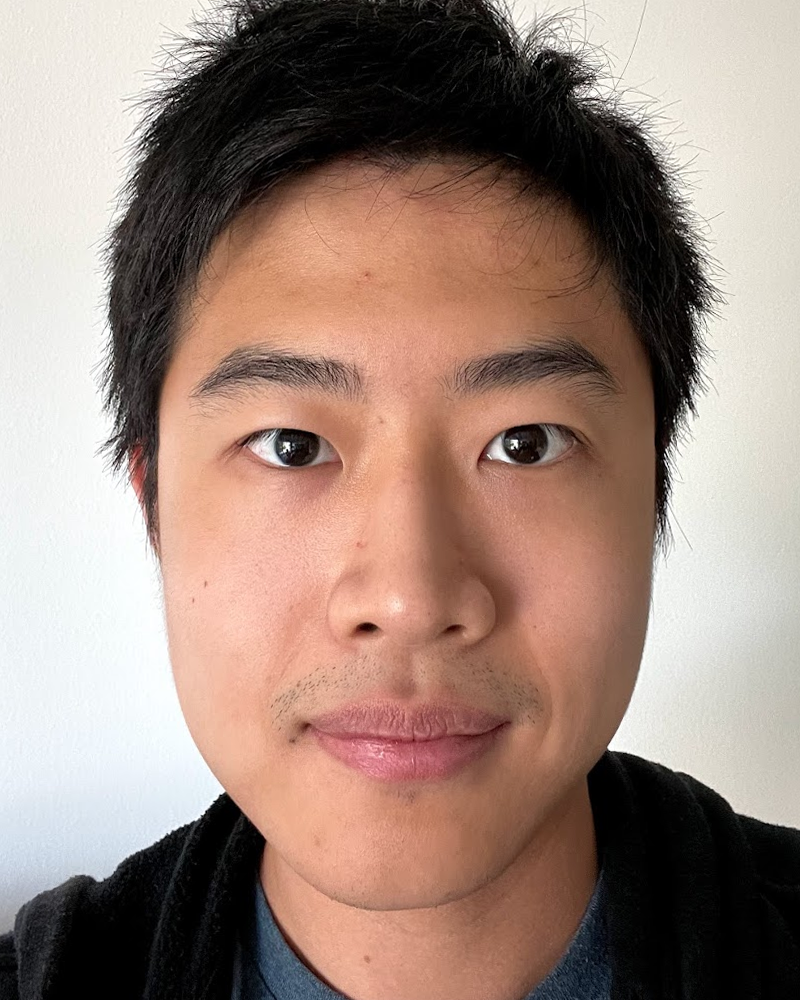
#> input picture proj3/data/me.png, 800 x 1000 px
$ jupyter execute main.ipynb   (shell and % lines are left out)
#> lines starting #> are read from the running program, lines starting #| are printed output that depends on the picture
[cell 1]
import matplotlib
matplotlib.use('TkAgg')

[cell 2]
from scipy.spatial import Delaunay

[cell 3]
from scipy.signal import convolve2d

import cv2

import numpy as np
import skimage as sk
import skimage.io as skio


from PIL import Image as im

import glob

import matplotlib.pyplot as plt

import math

[cell 4]
# [65 lines left out: functions display_grid_of_images, display_dictionary_of_images, not called in this run]

[cell 5]
me = sk.img_as_float(skio.imread('data/me.png'))
meryl = sk.img_as_float(skio.imread('data/meryl.png'))
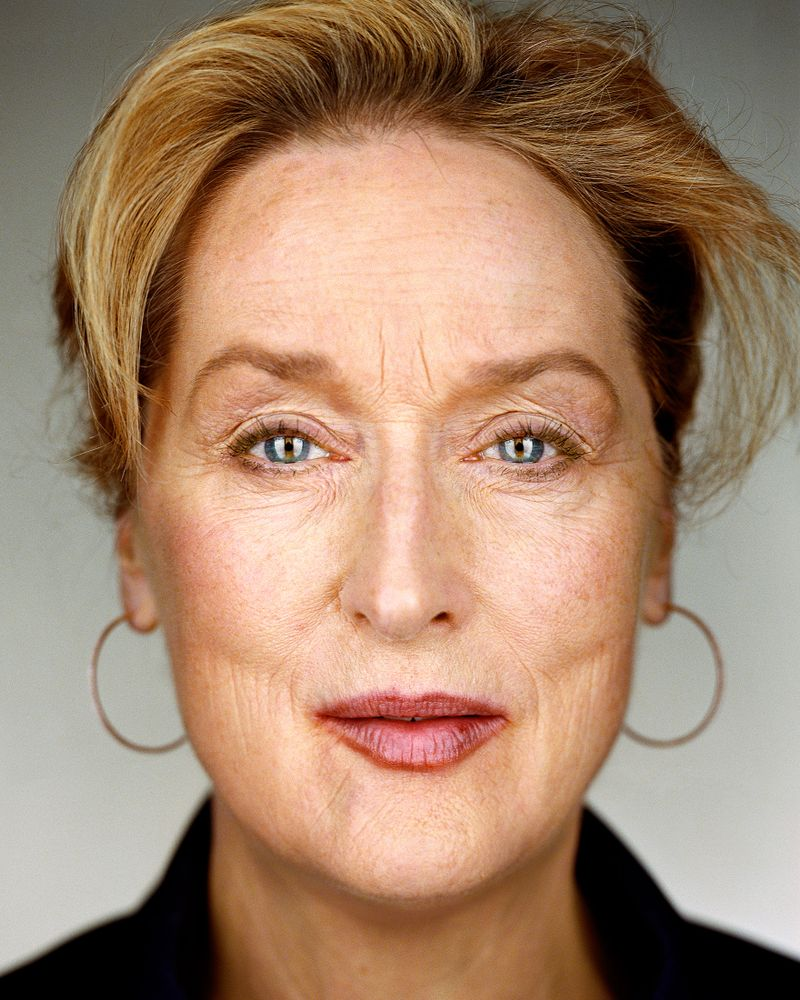
#> input picture proj3/data/meryl.png, 800 x 1000 px

[cell 6]
# %matplotlib qt
# plt.imshow(me)
# pts = np.asarray(plt.ginput(-1, timeout=60))

[cell 7]
pts_me = np.array([[153.28787879, 438.89393939],
       [196.57792208, 260.32251082],
       [323.74242424, 165.62554113],
       [467.14069264, 152.0974026 ],
       [602.42207792, 271.14502165],
       [651.12337662, 452.42207792],
       [131.64285714, 484.88961039],
       [653.82900433, 501.12337662],
       [161.4047619 , 563.35281385],
       [648.41774892, 571.46969697],
       [196.57792208, 382.07575758],
       [266.92424242, 357.72510823],
       [350.7987013 , 382.07575758],
       [459.02380952, 379.37012987],
       [548.30952381, 349.60822511],
       [607.83333333, 376.66450216],
       [234.45670996, 441.5995671 ],
       [299.39177489, 425.36580087],
       [334.56493506, 455.12770563],
       [469.84632035, 447.01082251],
       [526.66450216, 422.66017316],
       [580.77705628, 441.5995671 ],
       [293.98051948, 449.71645022],
       [521.25324675, 441.5995671 ],
       [277.74675325, 468.65584416],
       [529.37012987, 463.24458874],
       [410.32251082, 465.95021645],
       [326.44805195, 614.75974026],
       [491.49134199, 612.05411255],
       [361.62121212, 628.28787879],
       [445.495671  , 628.28787879],
       [402.20562771, 649.93290043],
       [302.0974026 , 717.57359307],
       [407.61688312, 698.63419913],
       [496.9025974 , 714.86796537],
       [404.91125541, 739.21861472],
       [407.61688312, 777.0974026 ],
       [196.57792208, 744.62987013],
       [594.30519481, 741.92424242],
       [358.91558442, 904.26190476],
       [450.90692641, 904.26190476],
       [ 99.17532468, 874.5       ],
       [753.93722944, 814.97619048],
       [1 , 1 ],
       [799, 1],
       [1, 999],
       [799, 999]])

[cell 8]
plt.figure(figsize = (7,8))
plt.imshow(me)
plt.scatter(*zip(*pts_me))
for idx, val in enumerate(pts_me):
    plt.text(val[0], val[1], str(idx), color="red", fontsize=12)
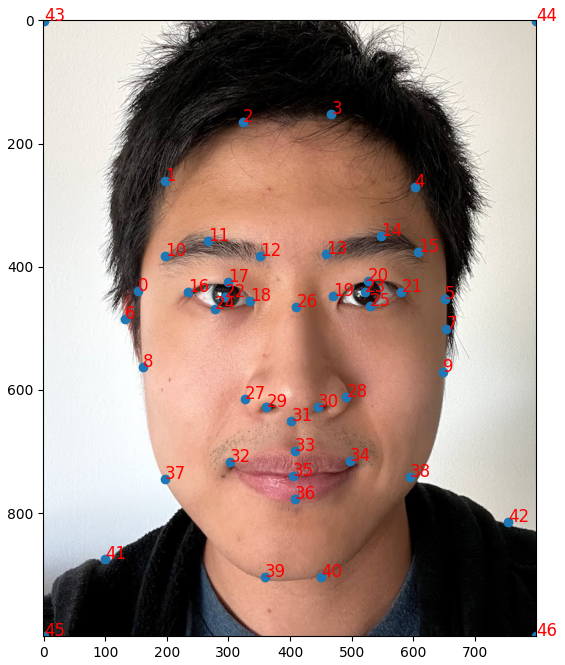
#> figure drawn by matplotlib, 1 panel

[cell 9]
# %matplotlib qt
# plt.imshow(meryl)
# pts_meryl = np.asarray(plt.ginput(-1, timeout=120))

[cell 10]
pts_meryl = np.array([[141.52594945, 443.83522958],
       [193.12997457, 230.04712553],
       [325.82603915, 136.66841342],
       [459.75077099, 131.75374436],
       [614.56284633, 261.99247441],
       [661.25220239, 469.63724213],
       [114.49526963, 540.89994348],
       [669.85287324, 538.44260895],
       [157.49862389, 619.53464842],
       [640.36485889, 613.39131209],
       [188.21530551, 400.83187531],
       [254.5633378 , 357.82852105],
       [336.88404453, 372.57252823],
       [468.35144184, 383.63053361],
       [564.18748848, 361.51452285],
       [617.02018086, 403.28920984],
       [234.90466156, 451.20723316],
       [280.36535035, 425.40522061],
       [344.25604811, 457.35056949],
       [469.58010911, 453.66456769],
       [523.64146875, 429.0912224 ],
       [577.70282839, 453.66456769],
       [282.82268488, 445.06389684],
       [521.18413422, 447.52123137],
       [280.36535035, 461.03657128],
       [524.87013601, 463.49390581],
       [398.31740776, 468.40857487],
       [340.57004632, 602.33330671],
       [469.58010911, 602.33330671],
       [360.22872255, 614.61997936],
       [440.09209475, 615.84864662],
       [397.08874049, 639.19332465],
       [312.31069923, 712.91336053],
       [408.14674587, 694.48335156],
       [506.44012704, 715.37069506],
       [414.2900822 , 719.05669685],
       [421.66208579, 768.20338744],
       [194.35864183, 752.230713  ],
       [608.41951001, 749.77337847],
       [351.6280517 , 891.0701139 ],
       [460.97943825, 892.29878116],
       [105.89459878, 920.55812825],
       [726.37156741, 931.61613363],
       [1 , 1 ],
       [799, 1],
       [1, 999],
       [799, 999]])

[cell 11]
fig = plt.figure(figsize=(12, 7))
subplots = fig.subplots(1, 2)
ax0, ax1 = subplots[0], subplots[1]
ax0.set_title('points on my face')
ax1.set_title('points on the meryls face')
ax0.imshow(me)
ax1.imshow(meryl)
ax0.scatter(*zip(*pts_me))
ax1.scatter(*zip(*pts_meryl))
for i in range(len(pts_me)):
    val = pts_me[i]
    ax0.text(val[0], val[1], str(i), color="red", fontsize=12)
    val = pts_meryl[i]
    ax1.text(val[0], val[1], str(i), color="red", fontsize=12)
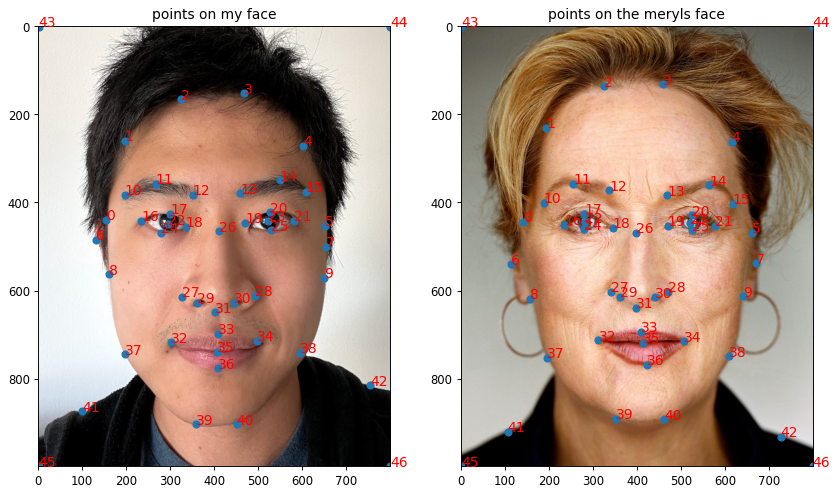
#> figure drawn by matplotlib, 2 panels

[cell 12]
# get midway points

[cell 13]
midway_points = []
for i in range(len(pts_me)):
    my_pt = pts_me[i]
    meryl_pt = pts_meryl[i]
    mid_pt = ((my_pt[0] + meryl_pt[0])/2, (my_pt[1] + meryl_pt[1])/2)
    midway_points.append(mid_pt)

[cell 14]
plt.figure(figsize=(6, 7))
plt.gca().invert_yaxis()
plt.scatter(*zip(*midway_points))
for idx, val in enumerate(midway_points):
    plt.text(val[0], val[1], str(idx), color="red", fontsize=12)
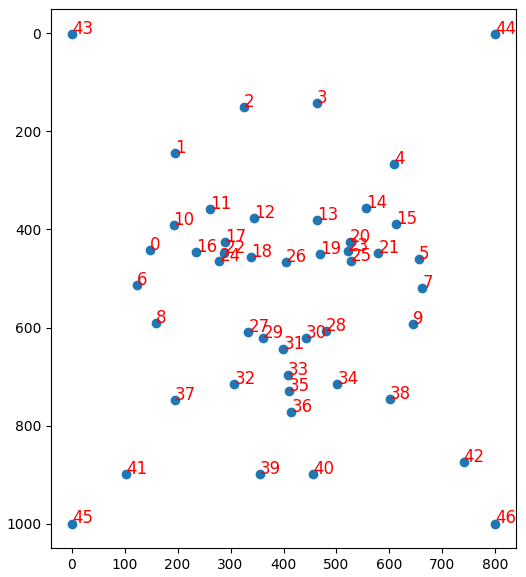
#> figure drawn by matplotlib, 1 panel

[cell 15]
triangulation = Delaunay(midway_points)

Visualizing the triangles

[cell 16]
fig = plt.figure(figsize=(12, 7))
subplots = fig.subplots(1, 2)
ax0, ax1 = subplots[0], subplots[1]
ax0.set_title('points on my face')
ax1.set_title('points on the meryls face')
ax0.imshow(me)
ax1.imshow(meryl)
ax0.scatter(*zip(*pts_me))
ax1.scatter(*zip(*pts_meryl))
ax0.triplot(pts_me[:,0], pts_me[:,1], triangulation.simplices)
ax1.triplot(pts_meryl[:,0], pts_meryl[:,1], triangulation.simplices)
for i in range(len(pts_me)):
    val = pts_me[i]
    ax0.text(val[0], val[1], str(i), color="red", fontsize=12)
    val = pts_meryl[i]
    ax1.text(val[0], val[1], str(i), color="red", fontsize=12)
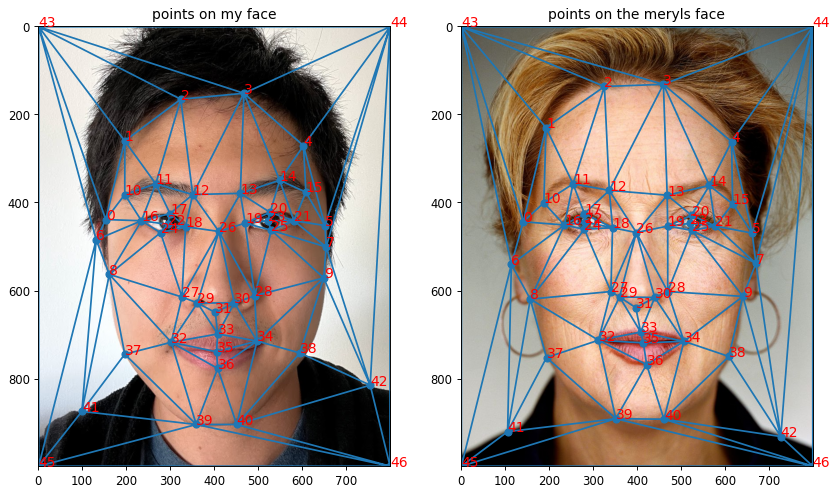
#> figure drawn by matplotlib, 2 panels

## Affine transformation from 6 points?

$$\begin{bmatrix}
x'\\
y'\\
1
\end{bmatrix} =
\begin{bmatrix}
a &b  &c \\
d &e  &f \\
0 &0  &1
\end{bmatrix}
\begin{bmatrix}
x\\
y\\
1
\end{bmatrix}$$

That is just for 2 points. We can modify it to solve for $a$ to $f$:

$$\begin{bmatrix}
Ax' & Bx' & Cx' \\
Ay' & By' & Cy'
\end{bmatrix} =
\begin{bmatrix}
a &b  &c \\
d &e  &f
\end{bmatrix}
\begin{bmatrix}
Ax & Bx & Cx\\
Ay & By & Cy\\
1 & 1 & 1
\end{bmatrix}$$

To solve it with numpy, we need it in the format of $A \cdot x = b$ where $x$ is the matrix from $a$ to $f$

$$
\begin{bmatrix}
Ax & Ay & 1\\
Bx & By & 1\\
Cx & Cy & 1
\end{bmatrix}
\begin{bmatrix}
a & d\\
b & e\\
c & f
\end{bmatrix}
=
\begin{bmatrix}
Ax' & Ay' \\
Bx' & By' \\
Cx' & Cy'
\end{bmatrix}
$$

Then, the transformation matrix is just the transposition of $x$, with 0,0,1 added to the bottom.

[cell 17]
"""
get a affine transform matrix from a triangle
params:
1. simplex - the 3 indices connected by the triangle
2. pts_1 - original point coordinates
3. pts_2 - the new points

returns:
a matrix : )
"""
# [12 lines left out: function computeAffine, not called in this run]

## Mid-way Face

[cell 18]
ratio = 0.5

[cell 19]
target_points = (pts_me * ratio) + (pts_meryl * (1 - ratio))

[cell 20]
plt.figure(figsize=(6, 7))
plt.gca().invert_yaxis()
plt.scatter(*zip(*target_points))
plt.triplot(target_points[:,0], target_points[:,1], triangulation.simplices)
plt.show()
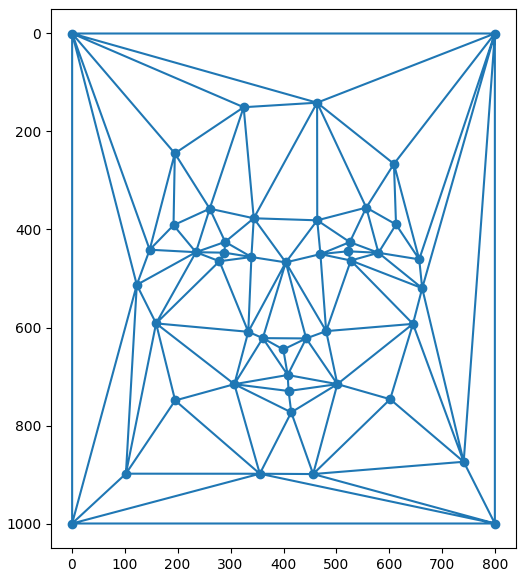
#> figure drawn by matplotlib, 1 panel
